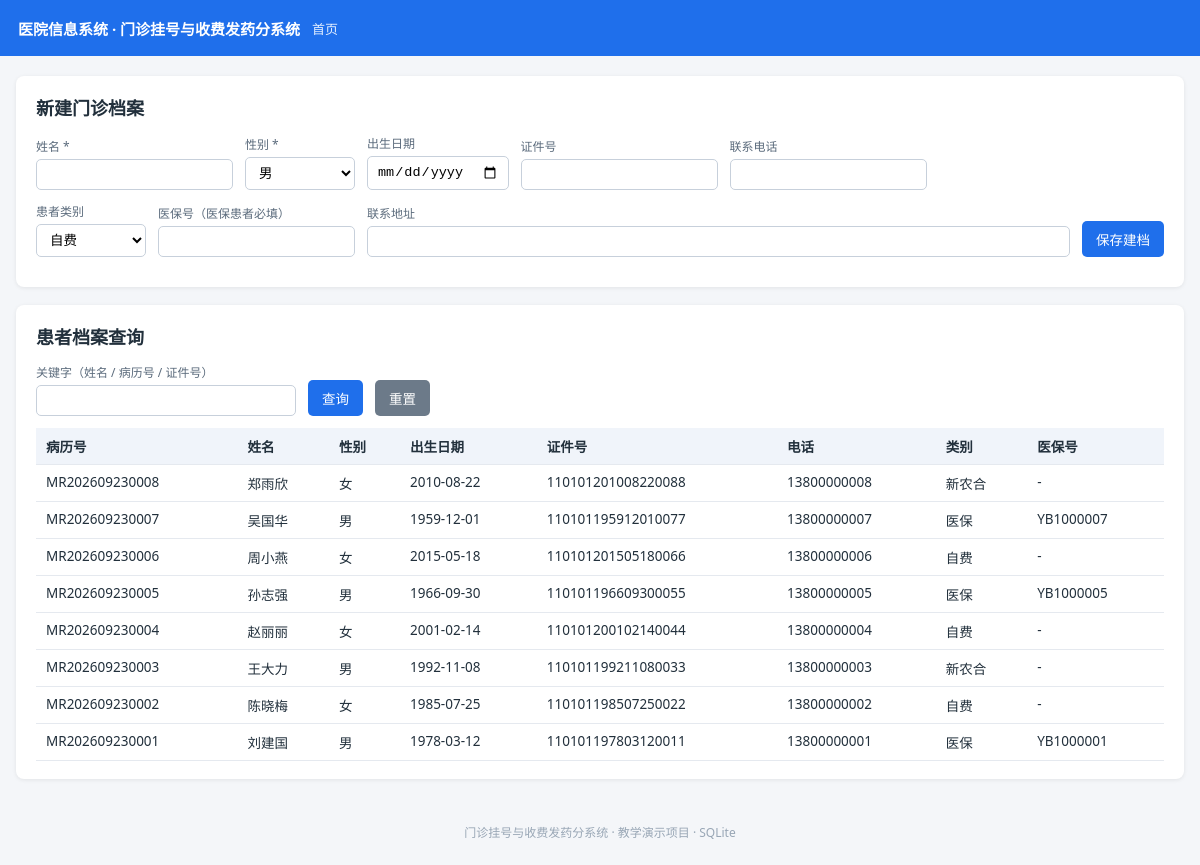
/patients, run on an earlier commit of the app's database.
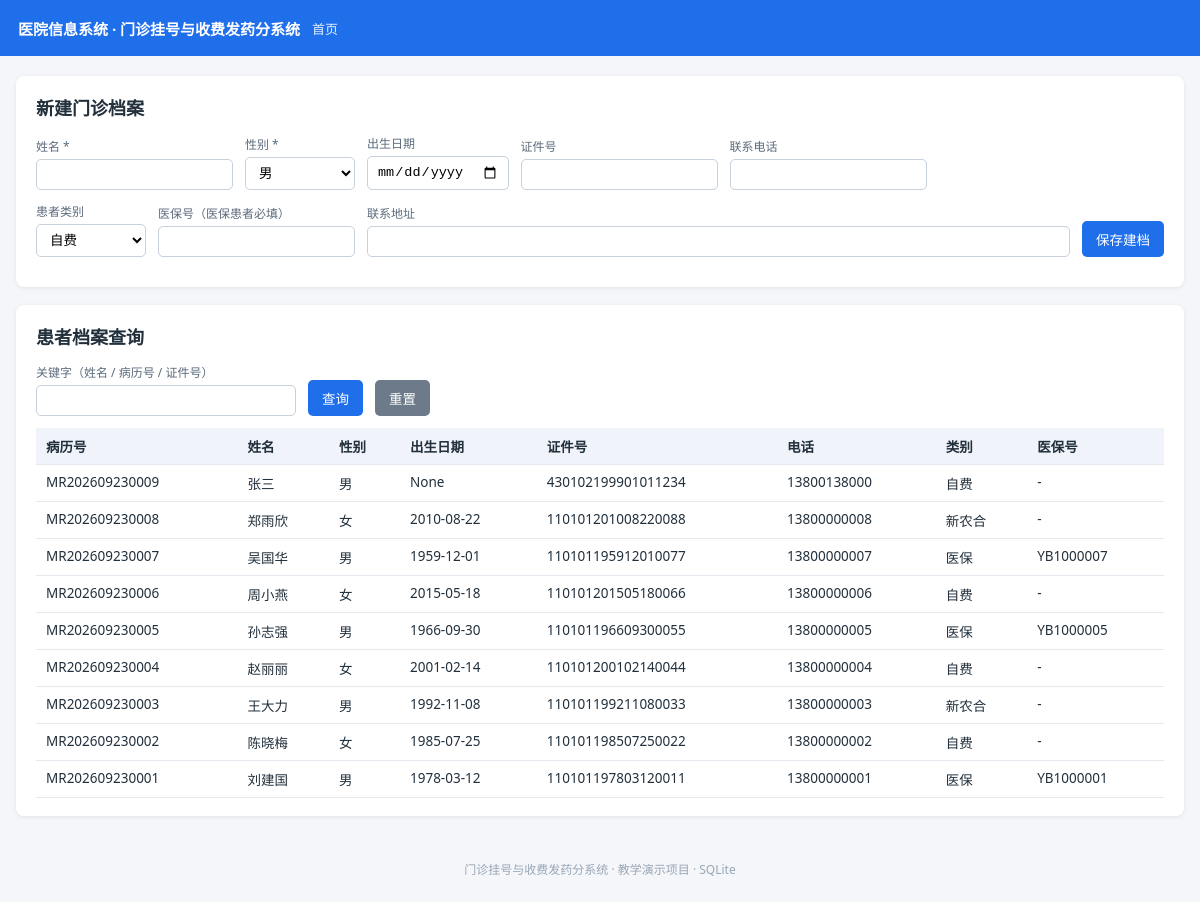
And on a later commit of the database.
### tables this page shows
CREATE TABLE patient (
    patient_id        INTEGER PRIMARY KEY AUTOINCREMENT,
    medical_record_no TEXT NOT NULL UNIQUE,
    name              TEXT NOT NULL,
    gender            TEXT NOT NULL CHECK (gender IN ('男', '女')),
    birth_date        TEXT,
    id_card           TEXT UNIQUE,
    phone             TEXT,
    address           TEXT,
    patient_type      TEXT NOT NULL DEFAULT '自费'
                      CHECK (patient_type IN ('自费', '医保', '新农合')),
    insurance_no      TEXT,
    created_at        TEXT NOT NULL DEFAULT (datetime('now', 'localtime'))
);

### app.py (the view)
@router.get("/patients")
def patients(request: Request, keyword: str = Query("")):
    keyword = keyword.strip()
    if keyword:
        rows = query(
            "SELECT * FROM patient "
            "WHERE name LIKE ? OR medical_record_no LIKE ? OR id_card LIKE ? "
            "ORDER BY patient_id DESC",
            ("%" + keyword + "%", "%" + keyword + "%", "%" + keyword + "%"),
        )
    else:
        rows = query("SELECT * FROM patient ORDER BY patient_id DESC")
    return render(request, "patients.html", patients=rows, keyword=keyword)

### templates/patients.html (shortened to what this page needs)
{% extends "base.html" %}
{% block content %}
<div class="card">
  <h2>新建门诊档案</h2>
  <form method="post" action="{{ url_for('patient_create') }}">
    <div class="form-row">
      <div class="field"><label>姓名 *</label><input name="name" required></div>
      <div class="field"><label>性别 *</label>
        <select name="gender" required><option value="男">男</option><option value="女">女</option></select>
      </div>
      <div class="field"><label>出生日期</label><input type="date" name="birth_date"></div>
      <div class="field"><label>证件号</label><input name="id_card"></div>
      <div class="field"><label>联系电话</label><input name="phone"></div>
    </div>
    <div class="form-row">
      <div class="field"><label>患者类别</label>
        <select name="patient_type">
          <option value="自费">自费</option>
        </select>
      </div>
      <div class="field"><label>医保号（医保患者必填）</label><input name="insurance_no"></div>
      <div class="field" style="flex:1"><label>联系地址</label><input name="address" style="width:100%"></div>
      <button type="submit">保存建档</button>
    </div>
  </form>
</div>
<div class="card">
  <h2>患者档案查询</h2>
  <form method="get" class="form-row">
    <div class="field"><label>关键字（姓名 / 病历号 / 证件号）</label>
      <input name="keyword" value="{{ keyword }}" style="min-width:260px">
    </div>
    <button type="submit">查询</button>
    <a class="btn btn-plain" href="{{ url_for('patients') }}">重置</a>
  </form>
  <table>
    <thead>
      <tr><th>病历号</th><th>姓名</th><th>性别</th><th>出生日期</th><th>证件号</th>
          <th>电话</th><th>类别</th><th>医保号</th></tr>
    </thead>
    <tbody>
      {% for p in patients %}
      <tr>
        <td>{{ p.medical_record_no }}</td><td>{{ p.name }}</td><td>{{ p.gender }}</td>
        <td>{{ p.birth_date }}</td><td>{{ p.id_card }}</td><td>{{ p.phone }}</td>
        <td>{{ p.patient_type }}</td><td>{{ p.insurance_no or '-' }}</td>
      </tr>
      {% else %}
      <tr><td colspan="8" class="muted">暂无数据</td></tr>
      {% endfor %}
    </tbody>
  </table>
</div>
{% endblock %}

What changed in the data, as far as the page shows it:
added patient: medical_record_no "MR202609230009", name "张三", gender "男", birth_date "None", id_card "430102199901011234", phone "13800138000", patient_type "自费", insurance_no "-"
